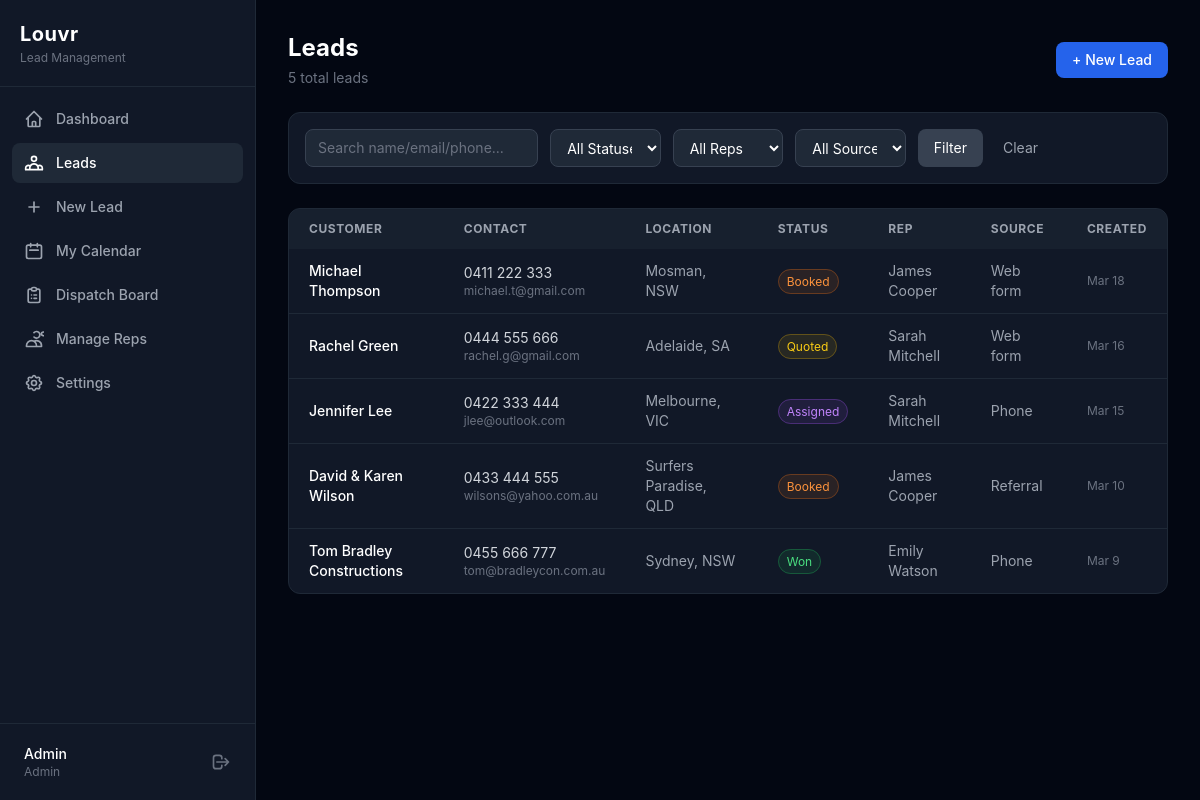
Page /leads (signed in) on the committed database.
### tables this page shows
CREATE TABLE leads (
            id INTEGER PRIMARY KEY AUTOINCREMENT,
            customer_name TEXT NOT NULL,
            customer_email TEXT DEFAULT "",
            customer_phone TEXT DEFAULT "",
            address TEXT DEFAULT "",
            suburb TEXT DEFAULT "",
            state TEXT DEFAULT "",
            postcode TEXT DEFAULT "",
            property_type TEXT DEFAULT "residential" CHECK(property_type IN ("residential","commercial")),
            products_interested TEXT DEFAULT "",
            source TEXT DEFAULT "phone" CHECK(source IN ("web_form","phone","referral","other")),
            notes TEXT DEFAULT "",
            status TEXT DEFAULT "new" CHECK(status IN ("new","assigned","booked","quoted","won","lost")),
            assigned_to INTEGER REFERENCES users(id) ON DELETE SET NULL,
            appointment_date TEXT,
            appointment_time TEXT,
            appointment_duration INTEGER DEFAULT 60,
            quoted_amount REAL,
            created_by INTEGER REFERENCES users(id) ON DELETE SET NULL,
            created_at DATETIME DEFAULT CURRENT_TIMESTAMP,
            updated_at DATETIME DEFAULT CURRENT_TIMESTAMP
        );

CREATE TABLE users (
            id INTEGER PRIMARY KEY AUTOINCREMENT,
            name TEXT NOT NULL,
            email TEXT NOT NULL UNIQUE,
            phone TEXT DEFAULT "",
            role TEXT NOT NULL DEFAULT "rep" CHECK(role IN ("admin","rep")),
            password_hash TEXT NOT NULL,
            api_key TEXT UNIQUE,
            is_active INTEGER NOT NULL DEFAULT 1,
            created_at DATETIME DEFAULT CURRENT_TIMESTAMP,
            updated_at DATETIME DEFAULT CURRENT_TIMESTAMP
        );

### src/Controllers/LeadController.php (called while the page is built, shortened)
<?php
class LeadController
{
    private Database $db;
    private array $config;
    public function __construct(Database $db, array $config)
    {
        $this->db = $db;
        $this->config = $config;
    }
    public function index(): void
    {
        $filters = [
            'status'      => $_GET['status'] ?? '',
            'assigned_to' => $_GET['assigned_to'] ?? '',
            'source'      => $_GET['source'] ?? '',
            'date_from'   => $_GET['date_from'] ?? '',
            'date_to'     => $_GET['date_to'] ?? '',
            'search'      => $_GET['search'] ?? '',
        ];
        $page = max(1, (int)($_GET['page'] ?? 1));
        $result = Lead::list($this->db, $filters, $page, $this->config['per_page']);
        require __DIR__ . '/../../templates/leads/index.php';
    }
}

### src/Models/Lead.php (called while the page is built, shortened)
<?php
class Lead
{
    public static function list(Database $db, array $filters = [], int $page = 1, int $perPage = 20): array
    {
        $where = [];
        $params = [];
        $whereClause = $where ? 'WHERE ' . implode(' AND ', $where) : '';
        $total = (int)$db->fetchColumn(
            "SELECT COUNT(*) FROM leads l $whereClause",
            $params
        );
        $offset = ($page - 1) * $perPage;
        $rows = $db->fetchAll(
            "SELECT l.*, u.name AS rep_name
             FROM leads l
             LEFT JOIN users u ON l.assigned_to = u.id
             $whereClause
             ORDER BY l.created_at DESC
             LIMIT :limit OFFSET :offset",
            array_merge($params, [':limit' => $perPage, ':offset' => $offset])
        );
        return [
            'data'       => $rows,
            'total'      => $total,
            'page'       => $page,
            'per_page'   => $perPage,
            'total_pages' => (int)ceil($total / $perPage),
        ];
    }
}

### src/Database.php (called while the page is built, shortened)
<?php
class Database
{
    private PDO $pdo;
    private function __construct(array $config)
    {
        if ($config['driver'] === 'sqlite') {
            $dsn = 'sqlite:' . $config['path'];
            $this->pdo = new PDO($dsn, null, null, [
                PDO::ATTR_ERRMODE            => PDO::ERRMODE_EXCEPTION,
                PDO::ATTR_DEFAULT_FETCH_MODE => PDO::FETCH_ASSOC,
                PDO::ATTR_EMULATE_PREPARES   => false,
            ]);
            $this->pdo->exec('PRAGMA journal_mode=WAL');
            $this->pdo->exec('PRAGMA foreign_keys=ON');
        }
    }
    public function query(string $sql, array $params = []): PDOStatement
    {
        $stmt = $this->pdo->prepare($sql);
        $stmt->execute($params);
        return $stmt;
    }
    public function fetchAll(string $sql, array $params = []): array
    {
        return $this->query($sql, $params)->fetchAll();
    }
    public function fetchColumn(string $sql, array $params = []): mixed
    {
        return $this->query($sql, $params)->fetchColumn();
    }
}

### templates/leads/index.php (the view, shortened to what this page needs)
<?php
$statusBg = [
    'new'      => 'bg-blue-500/10 border-blue-500/30 text-blue-400',
    'assigned' => 'bg-purple-500/10 border-purple-500/30 text-purple-400',
    'booked'   => 'bg-orange-500/10 border-orange-500/30 text-orange-400',
    'quoted'   => 'bg-yellow-500/10 border-yellow-500/30 text-yellow-400',
    'won'      => 'bg-green-500/10 border-green-500/30 text-green-400',
    'lost'     => 'bg-red-500/10 border-red-500/30 text-red-400',
];
$e = fn($v) => htmlspecialchars($v ?? '', ENT_QUOTES, 'UTF-8');
?>
<div class="mb-6 flex items-center justify-between">
    <div>
        <h2 class="text-2xl font-bold text-white">Leads</h2>
        <p class="text-gray-500 text-sm mt-1"><?= $result['total'] ?> total leads</p>
    </div>
    <a href="/leads/create" class="px-4 py-2 bg-blue-600 hover:bg-blue-700 text-white text-sm font-medium rounded-lg transition-colors">+ New Lead</a>
</div>
<div class="bg-gray-900 border border-gray-800 rounded-xl p-4 mb-6">
    <form method="GET" action="/leads" class="grid grid-cols-2 md:grid-cols-4 lg:grid-cols-7 gap-3">
        <input type="text" name="search" value="<?= $e($filters['search']) ?>" placeholder="Search name/email/phone..."
            class="col-span-2 px-3 py-2 bg-gray-800 border border-gray-700 rounded-lg text-white text-sm placeholder-gray-500 focus:outline-none focus:ring-2 focus:ring-blue-500">
        <select name="status" class="px-3 py-2 bg-gray-800 border border-gray-700 rounded-lg text-white text-sm focus:outline-none focus:ring-2 focus:ring-blue-500">
            <option value="">All Statuses</option>
        </select>
        <select name="assigned_to" class="px-3 py-2 bg-gray-800 border border-gray-700 rounded-lg text-white text-sm focus:outline-none focus:ring-2 focus:ring-blue-500">
            <option value="">All Reps</option>
        </select>
        <select name="source" class="px-3 py-2 bg-gray-800 border border-gray-700 rounded-lg text-white text-sm focus:outline-none focus:ring-2 focus:ring-blue-500">
            <option value="">All Sources</option>
        </select>
        <div class="flex gap-2">
            <button type="submit" class="px-4 py-2 bg-gray-700 hover:bg-gray-600 text-white text-sm rounded-lg transition-colors">Filter</button>
            <a href="/leads" class="px-3 py-2 text-gray-400 hover:text-white text-sm transition-colors flex items-center">Clear</a>
        </div>
    </form>
</div>
<div class="bg-gray-900 border border-gray-800 rounded-xl overflow-hidden">
    <table class="w-full text-sm">
        <thead class="bg-gray-800/50">
            <tr class="text-left text-xs text-gray-400 uppercase tracking-wider">
                <th class="px-5 py-3">Customer</th>
                <th class="px-5 py-3 hidden md:table-cell">Contact</th>
                <th class="px-5 py-3 hidden lg:table-cell">Location</th>
                <th class="px-5 py-3">Status</th>
                <th class="px-5 py-3 hidden md:table-cell">Rep</th>
                <th class="px-5 py-3 hidden lg:table-cell">Source</th>
                <th class="px-5 py-3 hidden lg:table-cell">Created</th>
            </tr>
        </thead>
        <tbody class="divide-y divide-gray-800">
            <?php foreach ($result['data'] as $lead): ?>
            <tr class="hover:bg-gray-800/50 cursor-pointer transition-colors" onclick="window.location='/leads/<?= $lead['id'] ?>'">
                <td class="px-5 py-3">
                    <p class="font-medium text-white"><?= $e($lead['customer_name']) ?></p>
                </td>
                <td class="px-5 py-3 hidden md:table-cell">
                    <p class="text-gray-300"><?= $e($lead['customer_phone']) ?></p>
                    <p class="text-xs text-gray-500"><?= $e($lead['customer_email']) ?></p>
                </td>
                <td class="px-5 py-3 text-gray-400 hidden lg:table-cell"><?= $e($lead['suburb']) ?><?= $lead['state'] ? ', ' . $e($lead['state']) : '' ?></td>
                <td class="px-5 py-3">
                    <span class="text-xs px-2 py-1 rounded-full border <?= $statusBg[$lead['status']] ?>"><?= ucfirst($lead['status']) ?></span>
                </td>
                <td class="px-5 py-3 text-gray-400 hidden md:table-cell"><?= $e($lead['rep_name'] ?? 'Unassigned') ?></td>
                <td class="px-5 py-3 text-gray-400 hidden lg:table-cell"><?= ucfirst(str_replace('_', ' ', $lead['source'])) ?></td>
                <td class="px-5 py-3 text-gray-500 text-xs hidden lg:table-cell"><?= date('M j', strtotime($lead['created_at'])) ?></td>
            </tr>
            <?php endforeach; ?>
        </tbody>
    </table>
</div>
<?php
require __DIR__ . '/../layouts/app.php';

### templates/layouts/app.php (style rules this page uses)
body { font-family: -apple-system, BlinkMacSystemFont, 'Segoe UI', sans-serif; }

### rows in the picture
leads: customer_name "Michael Thompson", customer_phone "0411 222 333", customer_email "michael.t@gmail.com", suburb "Mosman", state "NSW", status "Booked", assigned_to.name "James Cooper", source "Web form", created_at "Mar 18"
leads: customer_name "Rachel Green", customer_phone "0444 555 666", customer_email "rachel.g@gmail.com", suburb "Adelaide", state "SA", status "Quoted", assigned_to.name "Sarah Mitchell", source "Web form", created_at "Mar 16"
leads: customer_name "Jennifer Lee", customer_phone "0422 333 444", customer_email "jlee@outlook.com", suburb "Melbourne", state "VIC", status "Assigned", assigned_to.name "Sarah Mitchell", source "Phone", created_at "Mar 15"
leads: customer_name "David & Karen Wilson", customer_phone "0433 444 555", customer_email "wilsons@yahoo.com.au", suburb "Surfers Paradise", state "QLD", status "Booked", assigned_to.name "James Cooper", source "Referral", created_at "Mar 10"
leads: customer_name "Tom Bradley Constructions", customer_phone "0455 666 777", customer_email "tom@bradleycon.com.au", suburb "Sydney", state "NSW", status "Won", assigned_to.name "Emily Watson", source "Phone", created_at "Mar 9"

### other values in the picture
Auth::name() "Admin"
Auth::role() "Admin"
$result['total'] "5"
